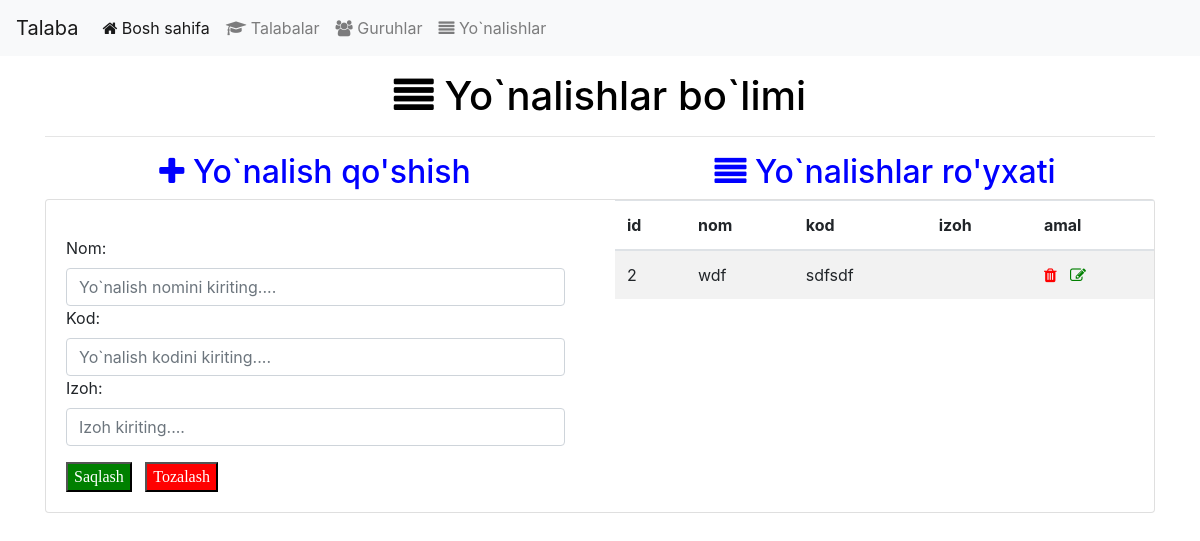
Before: /yunalish with the older database file.
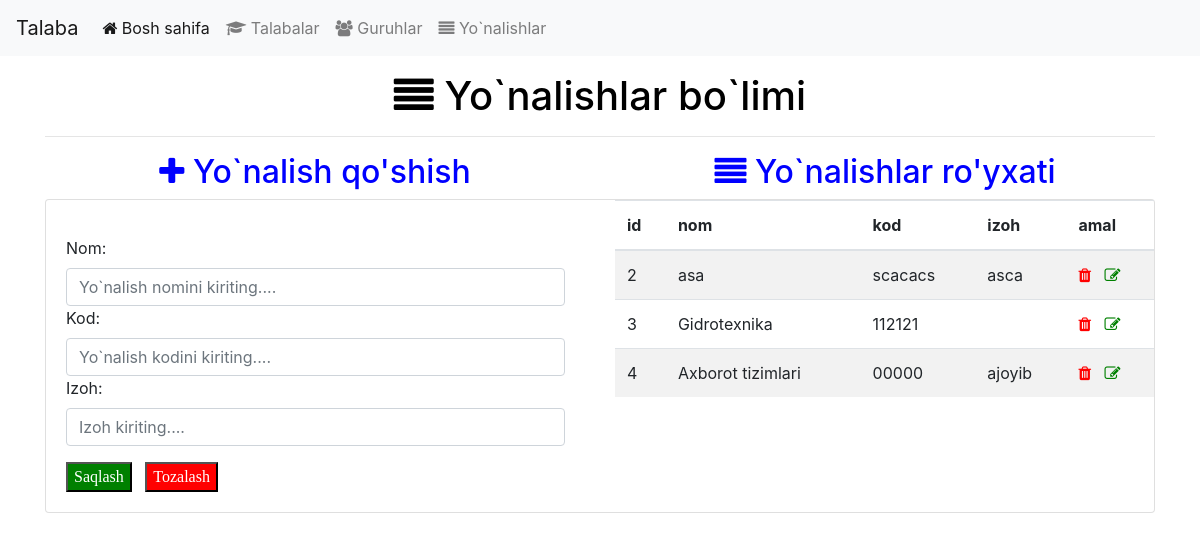
After: the same page with the newer database file.
### model/yunalish.py (models this page shows, shortened)
class Yunalish(db.Model):
    id = db.Column(db.Integer, primary_key=True)
    nom = db.Column(db.String(100))
    kod = db.Column(db.String(15))
    izoh = db.Column(db.String(200))

### controller/yunalish_controller.py (the view)
@yunalish_url.route("/yunalish", methods=['GET', 'POST', 'DELETE', 'UPDATE'])
def index():
    if request.method == 'GET':
        tahrirlashId = request.args.get('tahrirlash')
        if tahrirlashId:
            y = ys.getById(tahrirlashId)
            if y:
                return ozgartirish(y)
        return royxat()
    elif request.method == 'POST':
        return qoshish(request.form)
    elif request.method == 'DELETE':
        return ochirish(request.args.get('id'))

### controller/yunalish_controller.py (called while the page is built)
def royxat():
    yunalishlar = ys.getAll()
    return render_template("yunalish.html", yunalishlar=yunalishlar)

### repo/yunalish_repo.py (called while the page is built)
    def findAll(self):
        return db.session.query(Yunalish).all()

### service/yunalish_service.py (called while the page is built)
    def getAll(self):
        return self.yr.findAll()

### templates/yunalish.html (shortened to what this page needs)
<!DOCTYPE html>
<html lang="en">
<head>
    <link rel="stylesheet" href="https://stackpath.bootstrapcdn.com/bootstrap/4.3.1/css/bootstrap.min.css"
>
    <link rel="stylesheet" href="https://cdnjs.cloudflare.com/ajax/libs/font-awesome/4.7.0/css/font-awesome.min.css">
</head>
<body>
    <br><br><br>
    <div class="container ">
        {% include "header.html" %}
        <h1 style="color: black;text-align: center;"><i class="fa fa-align-justify"
            aria-hidden="true"></i> Yo`nalishlar bo`limi
        </h1>
        <hr>
        <div class="row">
            <h2 class="col-sm" style="color: blue;text-align: center;"><i class="fa fa-plus" aria-hidden="true"></i>
                Yo`nalish qo'shish</h2>
            <h2 class="col-sm" style="text-align: center; color: blue "><i class="fa fa-align-justify"
                    aria-hidden="true"></i> Yo`nalishlar ro'yxati</h2>
        </div>
        <div class="card ">
            <div class="row">
                <div class="col-sm">
                    <div class="card-body ">
                        <form action="/yunalish" method="post">
                            <div class="form-group">
                                <label for="nom">Nom: </label>
                                <input placeholder="Yo`nalish nomini kiriting...." class="form-control" type="text"
                                    name="nom" id="nom">
                                <label for="kod">Kod: </label>
                                <input placeholder="Yo`nalish kodini kiriting...." class="form-control" type="number"
                                    name="kod" id="kod">
                                <label for="izoh">Izoh: </label>
                                <input placeholder="Izoh kiriting...." class="form-control" type="text" name="izoh"
                                    id="izoh">
                            </div>
                            <input style="background-color: green; color: white;font-family: cursive;box-shadow: green;"
                                type="submit" value="Saqlash">&nbsp;&nbsp;
                            <input style="background-color: red; color: white;font-family: cursive;box-shadow: red;"
                                type="reset" value="Tozalash">
                        </form>
                    </div>
                </div>
                <div class="col-sm">
                    <table class="table table-striped">
                        <thead>
                            <tr>
                                <th>id</th>
                                <th>nom</th>
                                <th>kod</th>
                                <th>izoh</th>
                                <th>amal</th>
                            </tr>
                        </thead>
                        <tbody>
                            {% if yunalishlar %}
                            {% for y in yunalishlar %}
                            <tr>
                                <td>{{y.id}}</td>
                                <td>{{y.nom}}</td>
                                <td>{{y.kod}}</td>
                                <td>{{y.izoh}}</td>
                                <td>
                                    <a href="/yunalish/ochirish?id={{y.id}}"><i style="color: red;" class="fa fa-trash"
                                            aria-hidden="true"></i></a>&nbsp;&nbsp;
                                    <a href="/yunalish?tahrirlash={{y.id}}"><i style="color: green;"
                                            class="fa fa-pencil-square-o" aria-hidden="true"></i></a>
                                </td>
                            </tr>
                            {% endfor %}
                            {% endif %}
                        </tbody>
                    </table>
                </div>
            </div>
        </div>
</body>
</html>
</body>
</html>

Changed rows visible on the page:
changed Yunalish id 2: nom "wdf" → "asa"; kod "sdfsdf" → "scacacs"; izoh (not shown) → "asca"
added Yunalish: id "3", nom "Gidrotexnika", kod "112121"
added Yunalish: id "4", nom "Axborot tizimlari", kod "00000", izoh "ajoyib"
